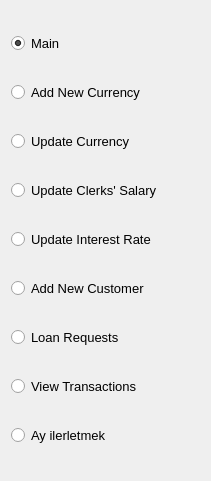
   <widget class="QWidget" name="layoutWidget">
    <property name="geometry">
     <rect>
      <x>50</x>
      <y>170</y>
      <width>211</width>
      <height>481</height>
     </rect>
    </property>
    <layout class="QVBoxLayout" name="verticalLayout">
     <item>
      <widget class="QRadioButton" name="main">
       <property name="font">
        <font>
         <pointsize>10</pointsize>
        </font>
       </property>
       <property name="text">
        <string>Main</string>
       </property>
       <property name="checked">
        <bool>true</bool>
       </property>
      </widget>
     </item>
     <item>
      <widget class="QRadioButton" name="addNewCurrency">
       <property name="font">
        <font>
         <pointsize>10</pointsize>
        </font>
       </property>
       <property name="text">
        <string>Add New Currency</string>
       </property>
      </widget>
     </item>
     <item>
      <widget class="QRadioButton" name="updateCurrency">
       <property name="font">
        <font>
         <pointsize>10</pointsize>
        </font>
       </property>
       <property name="text">
        <string>Update Currency</string>
       </property>
      </widget>
     </item>
     <item>
      <widget class="QRadioButton" name="update_clerk">
       <property name="font">
        <font>
         <pointsize>10</pointsize>
        </font>
       </property>
       <property name="text">
        <string>Update Clerks' Salary</string>
       </property>
      </widget>
     </item>
     <item>
      <widget class="QRadioButton" name="update_interest">
       <property name="font">
        <font>
         <pointsize>10</pointsize>
        </font>
       </property>
       <property name="text">
        <string>Update Interest Rate</string>
       </property>
      </widget>
     </item>
     <item>
      <widget class="QRadioButton" name="add_customer">
       <property name="font">
        <font>
         <pointsize>10</pointsize>
        </font>
       </property>
       <property name="text">
        <string>Add New Customer</string>
       </property>
      </widget>
     </item>
     <item>
      <widget class="QRadioButton" name="loan_requests">
       <property name="font">
        <font>
         <pointsize>10</pointsize>
        </font>
       </property>
       <property name="text">
        <string>Loan Requests</string>
       </property>
      </widget>
     </item>
     <item>
      <widget class="QRadioButton" name="view_transactions">
       <property name="font">
        <font>
         <pointsize>10</pointsize>
        </font>
       </property>
       <property name="text">
        <string>View Transactions</string>
       </property>
      </widget>
     </item>
     <item>
      <widget class="QRadioButton" name="calendar_radio">
       <property name="font">
        <font>
         <pointsize>10</pointsize>
        </font>
       </property>
       <property name="text">
        <string>Ay ilerletmek</string>
       </property>
      </widget>
     </item>
    </layout>
   </widget>
